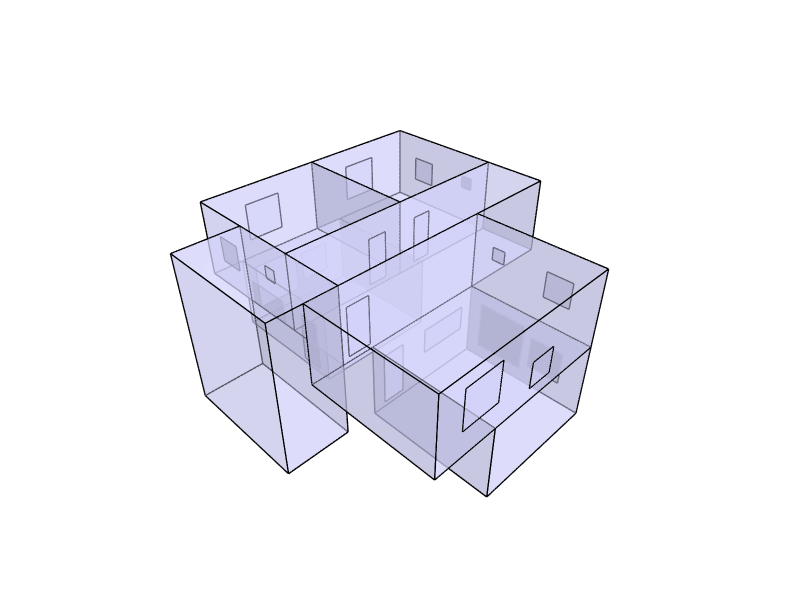

Notebook cell for this chart:
### Markdown cell above
## 5. Manipulate Geometry Visualization

### Code cell
# Displaying the grouped geometry
Topology.Show(
    building, Windows, Doors,
    faceColor=[210, 210, 250],
    faceOpacity=0.5,
    edgeColor="black",
    edgeWidth=3,
    showVertices=False,
    backgroundColor="white",
    width=800,
    height=600,
    renderer="vscode"

)

### Figure 1 — Plotly figure (JSON) as saved in the notebook; plotly's stock layout.template omitted (floating-point values rounded to 4 significant figures; data arrays with more than 128 entries replaced by an {"elided": "..."} marker saying what was removed)
{"data": [{"hoverinfo": "text", "legendgroup": "2", "legendrank": 2, "line": {"color": "black", "dash": "solid", "width": 3}, "marker": {"size": 0}, "mode": "lines", "name": "1: Untitled (Edges)", "showlegend": false, "text": "", "type": "scatter3d", "x": {"elided": "600 float values"}, "y": {"elided": "600 float values"}, "z": {"elided": "600 float values"}}, {"cmax": 1, "cmin": 0, "color": "#D2D2FA", "colorscale": [[0, "#440154"], [0.1111, "#482878"], [0.2222, "#3e4989"], [0.3333, "#31688e"], [0.4444, "#26828e"], [0.5556, "#1f9e89"], [0.6667, "#35b779"], [0.7778, "#6ece58"], [0.8889, "#b5de2b"], [1, "#fde725"]], "flatshading": true, "hoverinfo": "text", "hovertext": "", "i": [0, 0, 4, 4, 3, 3, 7, 2, 7, 7, 1, 4, 8, 8, 12, 12, 11, 11, 10, 10, 15, 15, 12, 12, 16, 16, 13, 13, 17, 17, 11, 11, 14, 14, 13, 13, 20, 20, 24, 24, 23, 23, 22, 22, 27, 27, 24, 24, 28, 28, 32, 32, 29, 29, 35, 35, 32, 32, 30, 30, 36, 39, 39, 41, 41, 43, 44, 41, 41, 46, 46, 42, 11, 14, 14, 44, 44, 15, 39, 11, 11, 48, 48, 17, 36, 14, 14, 46, 46, 15, 50, 53, 53, 55, 55, 57, 40, 40, 58, 58, 59, 40, 40, 19, 19, 37, 59, 59, 62, 62, 55, 55, 56, 56, 19, 19, 62, 62], "j": [1, 2, 5, 6, 6, 5, 6, 7, 2, 1, 0, 1, 9, 10, 13, 14, 14, 13, 15, 14, 10, 9, 9, 8, 8, 11, 18, 19, 19, 18, 14, 19, 11, 8, 8, 16, 21, 22, 25, 26, 26, 25, 27, 26, 22, 21, 21, 20, 29, 31, 33, 34, 35, 34, 29, 31, 31, 28, 34, 33, 37, 38, 36, 42, 36, 41, 45, 43, 45, 44, 41, 41, 17, 47, 11, 10, 11, 44, 45, 10, 45, 39, 11, 11, 49, 19, 49, 36, 14, 14, 51, 54, 51, 50, 53, 53, 37, 54, 53, 40, 60, 58, 60, 59, 40, 40, 61, 56, 50, 59, 60, 58, 61, 60, 51, 54, 52, 51], "k": [2, 3, 6, 7, 5, 0, 3, 3, 1, 4, 5, 5, 10, 11, 14, 15, 13, 8, 14, 11, 9, 12, 8, 13, 11, 17, 19, 14, 18, 16, 19, 17, 8, 13, 16, 18, 22, 23, 26, 27, 25, 20, 26, 23, 21, 24, 20, 25, 30, 29, 34, 35, 34, 30, 31, 32, 28, 33, 33, 28, 38, 40, 38, 36, 39, 39, 10, 45, 44, 15, 44, 46, 47, 19, 47, 11, 14, 14, 43, 45, 39, 40, 39, 48, 37, 49, 36, 42, 36, 46, 52, 51, 50, 56, 50, 55, 54, 53, 57, 53, 61, 60, 59, 62, 59, 19, 56, 50, 52, 50, 58, 57, 60, 55, 54, 37, 51, 19], "legendgroup": "3", "legendrank": 3, "lighting": {"facenormalsepsilon": 0}, "name": "1: Untitled (Faces)", "opacity": 0.5, "showlegend": false, "showscale": false, "text": "", "type": "mesh3d", "x": [-2.5, 5.0, 5.0, -2.5, 5.0, -2.5, -2.5, 5.0, 3.75, 8.75, 8.75, 3.75, 8.75, 3.75, 3.75, 8.75, -1.25, -1.25, -1.25, -1.25, 1.3e-05, 5.0, 5.0, 1.3e-05, 5.0, 1.3e-05, 1.3e-05, 5.0, 0, 5, 0, 5, 5, 0, 0, 5, 3.75, -1.25, -1.25, 3.75, -1.25, 8.75, 8.75, 8.75, 8.75, 8.75, 8.75, -1.25, -1.25, -1.25, -3.75, -3.75, -3.75, -3.75, -3.75, -3.75, -3.75, -3.75, -1.25, -1.25, -1.25, -1.25, -1.25], "y": [8e-06, 8e-06, -5.0, -5.0, 8e-06, 8e-06, -5.0, -5.0, 7.5, 7.5, 2.5, 2.5, 7.5, 7.5, 2.5, 2.5, 7.5, 2.5, 7.5, 2.5, 7.5, 7.5, 2.5, 2.5, 7.5, 7.5, 2.5, 2.5, 0, -5, -5, 0, 0, 0, -5, -5, 8e-06, 8e-06, 8e-06, 8e-06, 8e-06, 8e-06, 8e-06, 8e-06, 2.5, 1.25, 1.25, 2.5, 1.25, 1.25, 5.0, 2.5, 5.0, 8e-06, 8e-06, 2.5, 5.0, 8e-06, 8e-06, 5.0, 2.5, 5.0, 5.0], "z": [3.2, 3.2, 3.2, 3.2, 6.2, 6.2, 6.2, 6.2, 3.2, 3.2, 3.2, 3.2, 6.2, 6.2, 6.2, 6.2, 3.2, 3.2, 6.2, 6.2, 0.2, 0.2, 0.2, 0.2, 3.2, 3.2, 3.2, 3.2, 0.2, 0.2, 0.2, 0.2, 3.2, 3.2, 3.2, 3.2, 6.2, 6.2, 4.7, 3.2, 3.2, 4.7, 6.2, 3.2, 4.7, 3.2, 6.2, 4.7, 3.2, 6.2, 3.2, 6.2, 6.2, 3.2, 6.2, 0.2, 0.2, 0.2, 0.2, 3.2, 0.2, 0.2, 6.2]}, {"hoverinfo": "text", "legendgroup": "6", "legendrank": 6, "line": {"color": "black", "dash": "solid", "width": 3}, "marker": {"size": 0}, "mode": "lines", "name": "2: Untitled (Edges)", "showlegend": false, "text": "", "type": "scatter3d", "x": {"elided": "192 float values"}, "y": {"elided": "192 float values"}, "z": {"elided": "192 float values"}}, {"cmax": 1, "cmin": 0, "color": "#D2D2FA", "colorscale": [[0, "#440154"], [0.1111, "#482878"], [0.2222, "#3e4989"], [0.3333, "#31688e"], [0.4444, "#26828e"], [0.5556, "#1f9e89"], [0.6667, "#35b779"], [0.7778, "#6ece58"], [0.8889, "#b5de2b"], [1, "#fde725"]], "flatshading": true, "hoverinfo": "text", "hovertext": "", "i": [0, 0, 4, 4, 8, 8, 12, 12, 16, 16, 20, 20, 24, 24, 28, 28, 32, 32, 36, 36, 40, 40, 44, 44, 48, 48, 52, 52, 56, 56, 60, 60], "j": [1, 2, 5, 6, 9, 11, 13, 15, 17, 18, 21, 22, 25, 26, 29, 30, 33, 34, 37, 38, 41, 42, 45, 46, 49, 50, 53, 54, 57, 58, 61, 62], "k": [2, 3, 6, 7, 10, 9, 14, 13, 18, 19, 22, 23, 26, 27, 30, 31, 34, 35, 38, 39, 42, 43, 46, 47, 50, 51, 54, 55, 58, 59, 62, 63], "legendgroup": "7", "legendrank": 7, "lighting": {"facenormalsepsilon": 0}, "name": "2: Untitled (Faces)", "opacity": 0.5, "showlegend": false, "showscale": false, "text": "", "type": "mesh3d", "x": [5.0, 5.0, 5.0, 5.0, 5.0, 5.0, 5.0, 5.0, 2.5, 1.5, 1.5, 2.5, 1.1e-05, -1.5, -1.5, 1.1e-05, 8.75, 8.75, 8.75, 8.75, 8.75, 8.75, 8.75, 8.75, 7.0, 7.0, 5.5, 5.5, 2.0, 2.0, 0.5, 0.5, -1.25, -1.25, -1.25, -1.25, -1.25, -1.25, -1.25, -1.25, 1.3e-05, 1.3e-05, 1.3e-05, 1.3e-05, 4.098, 4.098, 2.798, 2.798, 2.467, 2.467, 0.5174, 0.5174, 4.5, 4.5, 2.5, 2.5, 5, 5, 5, 5, 5, 5, 5, 5], "y": [-1.3, -1.3, -0.8, -0.8, -4, -4, -3.0, -3.0, -5.0, -5.0, -5.0, -5.0, -5.0, -5.0, -5.0, -5.0, 3.3, 3.3, 3.8, 3.8, 5.5, 5.5, 6.5, 6.5, 7.5, 7.5, 7.5, 7.5, 7.5, 7.5, 7.5, 7.5, 5.5, 5.5, 6.5, 6.5, 3.3, 3.3, 3.8, 3.8, 5.0, 5.0, 7.0, 7.0, 7.5, 7.5, 7.5, 7.5, 7.5, 7.5, 7.5, 7.5, 0, 0, 0, 0, -2.467, -2.467, -0.5174, -0.5174, -4.098, -4.098, -2.798, -2.798], "z": [5.2, 4.7, 4.7, 5.2, 5.2, 4.2, 4.2, 5.2, 3.7, 4.7, 3.7, 4.7, 4.2, 5.7, 4.2, 5.7, 5.2, 4.7, 4.7, 5.2, 5.2, 4.2, 4.2, 5.2, 5.45, 3.95, 3.95, 5.45, 5.45, 3.95, 3.95, 5.45, 4.2, 5.2, 5.2, 4.2, 4.7, 5.2, 5.2, 4.7, 1.495, 2.5, 2.5, 1.495, 2.334, 1.034, 1.034, 2.334, 2.659, 0.7164, 0.7164, 2.659, 2.5, 1.495, 1.495, 2.5, 2.659, 0.7164, 0.7164, 2.659, 2.334, 1.034, 1.034, 2.334]}, {"hoverinfo": "text", "legendgroup": "10", "legendrank": 10, "line": {"color": "black", "dash": "solid", "width": 3}, "marker": {"size": 0}, "mode": "lines", "name": "3: Untitled (Edges)", "showlegend": false, "text": "", "type": "scatter3d", "x": [-0.09999, -0.09999, null, -0.09999, -1.0, null, -1.0, -1.0, null, -1.0, -0.09999, null, 5.29, 4.49, null, 4.49, 4.49, null, 4.49, 5.29, null, 5.29, 5.29, null, 2.21, 2.21, null, 2.21, 3.01, null, 3.01, 3.01, null, 3.01, 2.21, null, 1.3e-05, 1.3e-05, null, 1.3e-05, 1.3e-05, null, 1.3e-05, 1.3e-05, null, 1.3e-05, 1.3e-05, null, 0.5, 1.4, null, 1.4, 1.4, null, 1.4, 0.5, null, 0.5, 0.5, null], "y": [8e-06, 8e-06, null, 8e-06, 8e-06, null, 8e-06, 8e-06, null, 8e-06, 8e-06, null, 2.5, 2.5, null, 2.5, 2.5, null, 2.5, 2.5, null, 2.5, 2.5, null, 2.5, 2.5, null, 2.5, 2.5, null, 2.5, 2.5, null, 2.5, 2.5, null, 3.0, 3.9, null, 3.9, 3.9, null, 3.9, 3.0, null, 3.0, 3.0, null, 0, 0, null, 0, 0, null, 0, 0, null, 0, 0, null], "z": [5.3, 3.4, null, 3.4, 3.4, null, 3.4, 5.3, null, 5.3, 5.3, null, 5.3, 5.3, null, 5.3, 3.4, null, 3.4, 3.4, null, 3.4, 5.3, null, 5.3, 3.4, null, 3.4, 3.4, null, 3.4, 5.3, null, 5.3, 5.3, null, 2.5, 2.5, null, 2.5, 0.4, null, 0.4, 0.4, null, 0.4, 2.5, null, 2.5, 2.5, null, 2.5, 0.4, null, 0.4, 0.4, null, 0.4, 2.5, null]}, {"cmax": 1, "cmin": 0, "color": "#D2D2FA", "colorscale": [[0, "#440154"], [0.1111, "#482878"], [0.2222, "#3e4989"], [0.3333, "#31688e"], [0.4444, "#26828e"], [0.5556, "#1f9e89"], [0.6667, "#35b779"], [0.7778, "#6ece58"], [0.8889, "#b5de2b"], [1, "#fde725"]], "flatshading": true, "hoverinfo": "text", "hovertext": "", "i": [0, 0, 4, 4, 8, 8, 12, 12, 16, 16], "j": [1, 2, 5, 6, 9, 11, 13, 14, 17, 18], "k": [2, 3, 6, 7, 10, 9, 14, 15, 18, 19], "legendgroup": "11", "legendrank": 11, "lighting": {"facenormalsepsilon": 0}, "name": "3: Untitled (Faces)", "opacity": 0.5, "showlegend": false, "showscale": false, "text": "", "type": "mesh3d", "x": [-0.09999, -0.09999, -1.0, -1.0, 5.29, 5.29, 4.49, 4.49, 3.01, 2.21, 2.21, 3.01, 1.3e-05, 1.3e-05, 1.3e-05, 1.3e-05, 1.4, 1.4, 0.5, 0.5], "y": [8e-06, 8e-06, 8e-06, 8e-06, 2.5, 2.5, 2.5, 2.5, 2.5, 2.5, 2.5, 2.5, 3.0, 3.0, 3.9, 3.9, 0, 0, 0, 0], "z": [5.3, 3.4, 3.4, 5.3, 3.4, 5.3, 5.3, 3.4, 3.4, 5.3, 3.4, 5.3, 0.4, 2.5, 2.5, 0.4, 2.5, 0.4, 0.4, 2.5]}], "layout": {"autosize": true, "height": 600, "margin": {"b": 40, "l": 40, "r": 40, "t": 40}, "paper_bgcolor": "#FFFFFF", "plot_bgcolor": "#FFFFFF", "scene": {"aspectmode": "data", "camera": {"center": {"x": 0, "y": 0, "z": 0}, "eye": {"x": -1.25, "y": -1.25, "z": 1.25}, "projection": {"type": "perspective"}, "up": {"x": 0, "y": 0, "z": 1}}, "xaxis": {"visible": false}, "yaxis": {"visible": false}, "zaxis": {"visible": false}}, "showlegend": true, "width": 800, "xaxis": {"showgrid": false, "visible": false, "zeroline": false}, "yaxis": {"showgrid": false, "visible": false, "zeroline": false}}}
